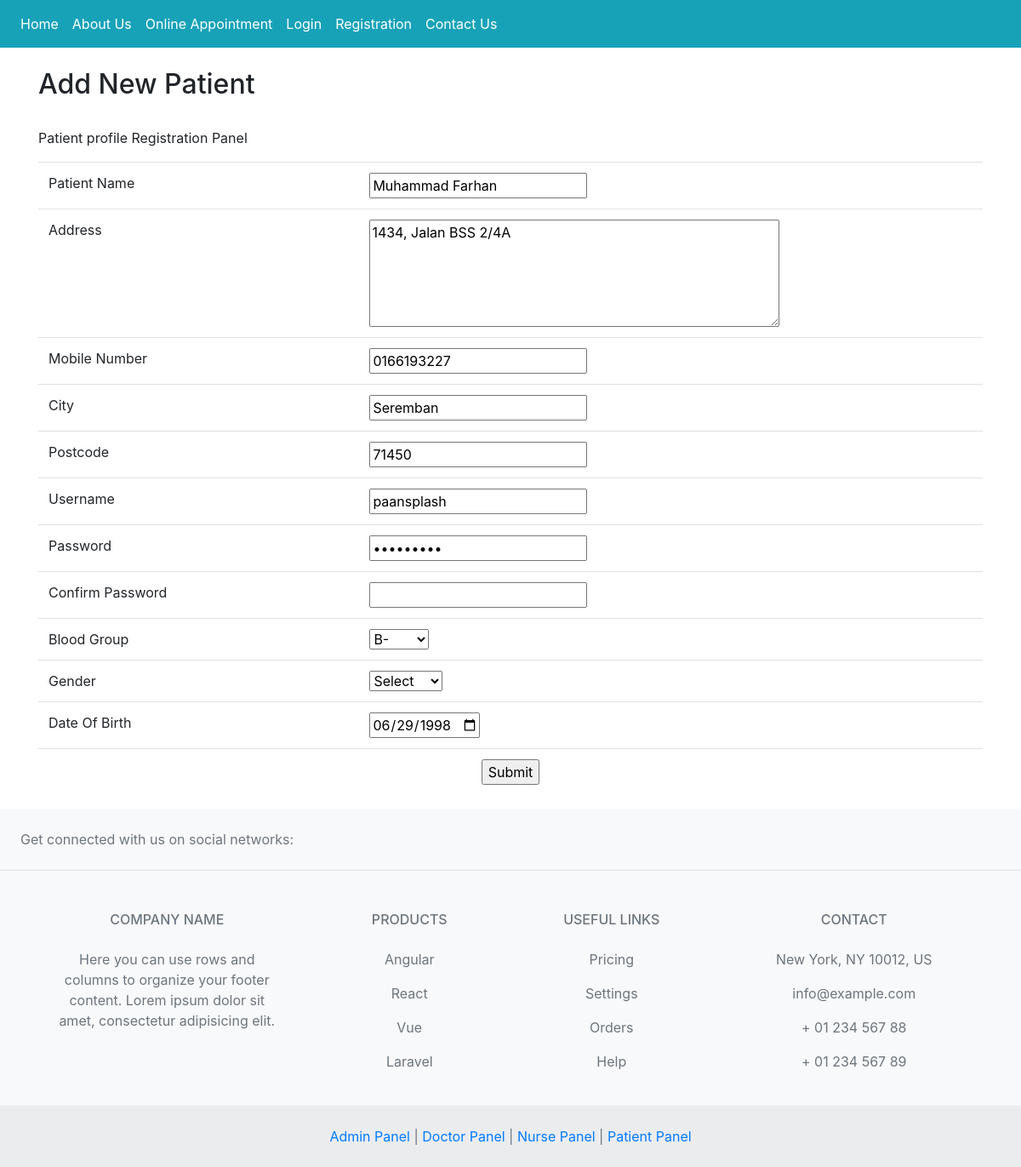
Page /patient.php?editid=1 on the committed database.
### tables this page shows
CREATE TABLE `patient` (
  `patientid` int(10) NOT NULL,
  `patientname` varchar(50) NOT NULL,
  `address` varchar(250) NOT NULL,
  `mobileno` varchar(15) NOT NULL,
  `city` varchar(25) NOT NULL,
  `pincode` varchar(20) NOT NULL,
  `loginid` varchar(50) NOT NULL,
  `password` varchar(25) NOT NULL,
  `bloodgroup` varchar(20) NOT NULL,
  `gender` varchar(10) NOT NULL,
  `dob` date DEFAULT NULL,
  `status` varchar(10) NOT NULL
);

### patient.php (the view, shortened to what this page needs)
<?php
include("header.php");
if (isset($_GET['editid'])) {
	$sql = "SELECT * FROM patient WHERE patientid='$_GET[editid]' ";
	$qsql = mysqli_query($con, $sql);
	$rsedit = mysqli_fetch_array($qsql);
}
?>
<div class="container">
	<br>
	<h2>Add New Patient</h2>
	<br>
	<p>Patient profile Registration Panel</p>
	<form method="post" action="" name="frmpatient" onSubmit="return validateform()">
		<table class="table">
			<tbody>
				<tr>
					<td width="34%">Patient Name</td>
					<td width="66%"><input type="text" name="patientname" id="patientname" value="<?php echo $rsedit['patientname']; ?>" /></td>
				</tr>
				<tr>
					<td>Address</td>
					<td><textarea name="address" id="address" cols="45" rows="5"><?php echo $rsedit['address']; ?></textarea></td>
				</tr>
				<tr>
					<td>Mobile Number</td>
					<td><input type="text" name="mobilenumber" id="mobilenumber" value="<?php echo $rsedit['mobileno']; ?>" /></td>
				</tr>
				<tr>
					<td>City</td>
					<td><input type="text" name="city" id="city" value="<?php echo $rsedit['city']; ?>" /></td>
				</tr>
				<tr>
					<td>Postcode</td>
					<td><input type="text" name="pincode" id="pincode" value="<?php echo $rsedit['pincode']; ?>" /></td>
				</tr>
				<tr>
					<td>Username</td>
					<td><input type="text" name="loginid" id="loginid" value="<?php echo $rsedit['loginid']; ?>" /></td>
				</tr>
				<tr>
					<td>Password</td>
					<td><input type="password" name="password" id="password" value="<?php echo $rsedit['password']; ?>" /></td>
				</tr>
				<tr>
					<td>Confirm Password</td>
					<td><input type="password" name="confirmpassword" id="confirmpassword" value="<?php echo $rsedit['confirmpassword']; ?>" /></td>
				</tr>
				<tr>
					<td>Blood Group</td>
					<td><select name="select2" id="select2">
							<?php
							$arr = array("A+", "A-", "B+", "B-", "O+", "O-", "AB+", "AB-");
							foreach ($arr as $val) {
								if ($val == $rsedit['bloodgroup']) {
									echo "<option value='$val' selected>$val</option>";
								} else {
									echo "<option value='$val'>$val</option>";
								}
							}
							?>
						</select></td>
				</tr>
				<tr>
					<td>Gender</td>
					<td><select name="select3" id="select3">
							<option value="">Select</option>
						</select></td>
				</tr>
				<tr>
					<td>Date Of Birth</td>
					<td><input type="date" name="dateofbirth" max="<?php echo date("Y-m-d"); ?>" id="dateofbirth" value="<?php echo $rsedit['dob']; ?>" /></td>
				</tr>
				<tr>
					<td colspan="2" align="center"><input type="submit" name="submit" id="submit" value="Submit" /></td>
				</tr>
			</tbody>
		</table>
	</form>
 </div>
<?php
include("footer.php");
?>

### rows in the picture
patient: patientname "Muhammad Farhan", address "1434, Jalan BSS 2/4A", mobilenumber "0166193227", city "Seremban", pincode "71450", loginid "paansplash", select2 "B-", dateofbirth "06/29/1998"
